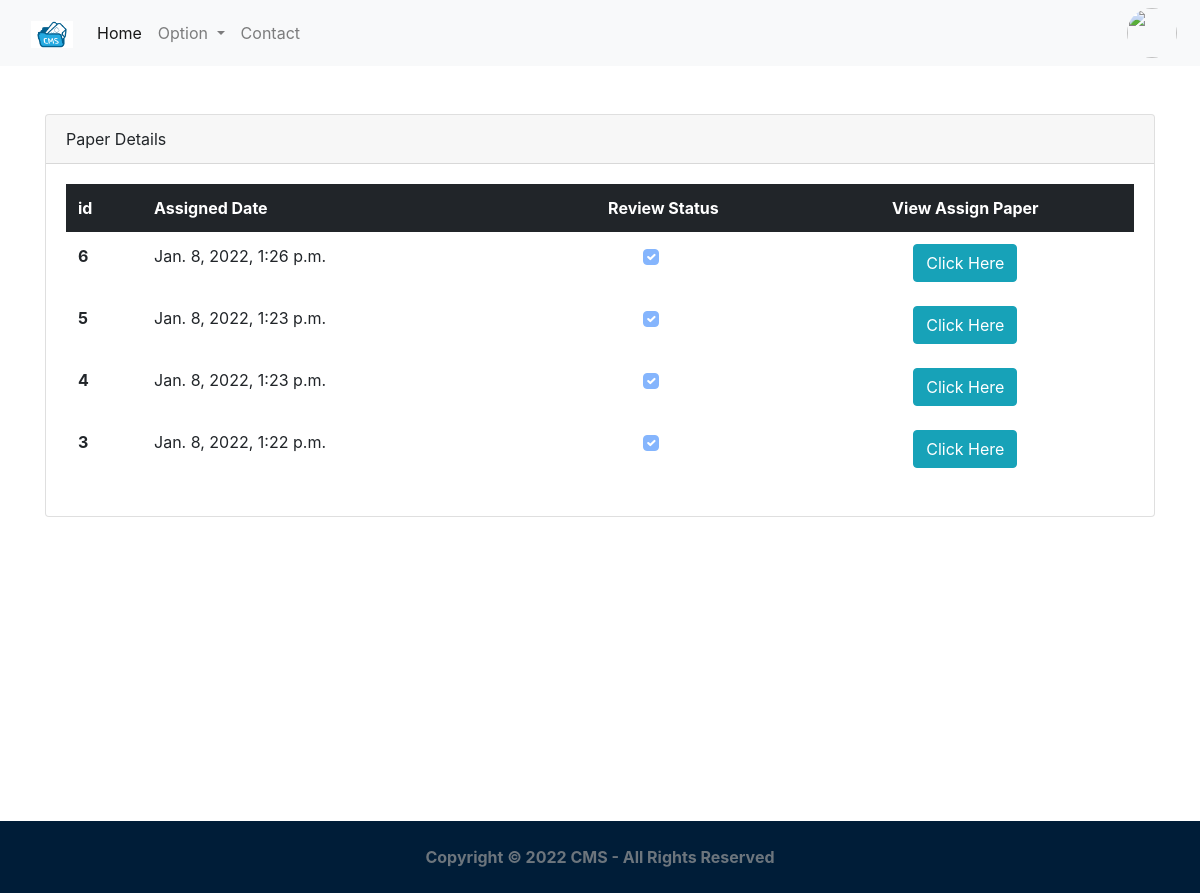
Page /feed/reviewer/view_all/ (signed in) on the earlier database version.
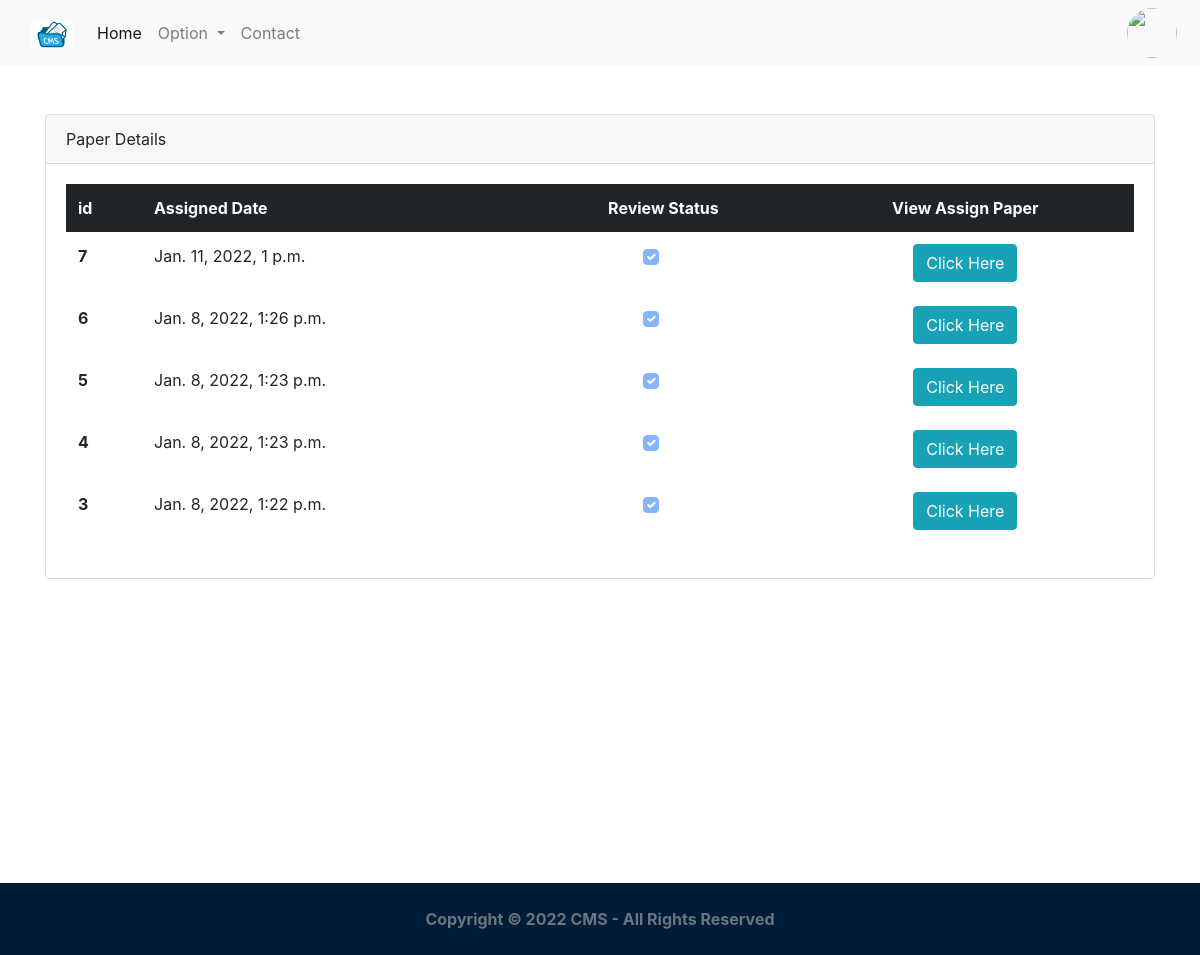
Same page on the later database version.
### core/models.py (models this page shows, shortened)
class PaperAssign(models.Model):
	review = models.ForeignKey(Reviewer,related_name='assigned_paper',on_delete=models.CASCADE)
	created_on = models.DateTimeField(auto_now_add=True)
	updated_on = models.DateTimeField(auto_now=True)
	assign_paper = models.OneToOneField(Paper,related_name='paper_assign',on_delete=models.CASCADE)
	is_review = models.BooleanField(default=False)
	class Meta:
		ordering = ['-created_on']

### core/views.py (the view)
# urls.py: path('feed/reviewer/view_all/',login_required(ViewAll.as_view()),name='view_all_view'),
class ViewAll(View):
	template_name = 'core/viewallreview.html'
	def get(self,request):
		obj=PaperAssign.objects.filter(review=request.user.reviewer.id)
		pp=obj.exists()
		if pp:
			obj1=request.user.reviewer.assigned_paper.select_related('assign_paper').annotate(paper=F('assign_paper')).values_list('paper',flat=True)
			context={'mylist': zip(obj, obj1)}
			return render(request,self.template_name,context)
		messages.error(request,"No Any Paper Assigned !",extra_tags="error")
		return render(request,self.template_name)

### core/templates/core/viewallreview.html (shortened to what this page needs)
{% extends 'core/base1.html' %}
{% load static %}
{% block content %}
<div class="container">
    <div class="card mt-5">
          <div class="card-header">
            Paper Details
          </div>
          <div class="card-body">
            <table class="table  table-borderless">
              <thead class="table-dark">
                <tr>
                  <th scope="col">id</th>
                  <th scope="col" >Assigned Date</th>
                  <th scope="col" class="text-center">Review Status</th>
                  <th scope="col"  class="text-center">View Assign Paper</th>
                </tr>
              </thead>
              <tbody>
                {% for x,y in mylist %}
                <tr>
                  <th scope="row">{{x.id}}</th>
                  <td>{{x.created_on}}</td>
                  <td class="text-center">
                    {% if x.is_review %}
                      <input class="form-check-input " type="checkbox"  checked disabled>
                    {% else %}
                    <input class="form-check-input " type="checkbox"  disabled>
                    {% endif %}
                  </td>
                  <td class="text-center"><a href="{% url 'update_review_view' y %}"  target="_blank_" class="btn btn-info ">Click Here</a></td>
                </tr>
                {% endfor %}
                </tbody>
            </table>
          </div>
        </div>
</div>
<div style="height:38vh;">
    </div>
{% endblock %}

Differences in the rows shown:
added PaperAssign: id "7", created_on "Jan. 11, 2022, 1 p.m."
